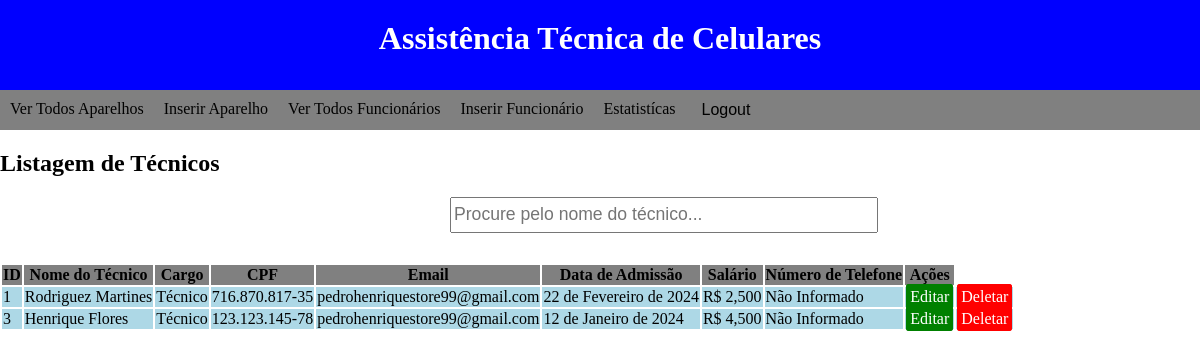
The page /list_technicals/ (signed in) on the database its author committed.
### technicals/models.py (models this page shows, shortened)
class Technicals(models.Model):
    name = models.CharField(max_length=100)
    cpf = models.CharField(max_length=20)
    email = models.EmailField()
    admission_date = models.DateField()
    salary = models.FloatField()
    employee_position = models.CharField(choices=EMPLOYEES_POSITIONS, max_length=100)
    phone_number = models.CharField(default="Não Informado", max_length=20)

### technicals/views.py (the view)
# urls.py: path("list_technicals/", ListTechnicalsView.as_view(), name='list_technicals'),
class ListTechnicalsView(LoginRequiredMixin, OnlyAdminMixin, ListView):
    template_name = "list_technicals.html"
    model = Technicals
    def get_queryset(self):
        queryset = super().get_queryset()
        search = self.request.GET.get("search", "")
        if search:
            queryset = queryset.filter(name__icontains=search)
            return queryset
        return queryset

### technicals/mixins.py (called while the page is built)
    @method_decorator(user_passes_test(lambda user: user.is_staff, login_url=reverse_lazy('only_admin')))
    def dispatch(self, *args, **kwargs):
        return super().dispatch(*args, **kwargs)

### technicals/templates/list_technicals.html
{% extends 'base.html' %}
{% load static %}
{% block styles %}
    <link rel="stylesheet" type="text/css" href="{% static 'css/base.css' %}">
    <link rel="stylesheet" type="text/css" href="{% static 'css/list_devices.css' %}">
{% endblock %}
{% block content %}
    <h2>Listagem de Técnicos</h2>
    <form class="search_form" method="get">
        <input name="search" placeholder="Procure pelo nome do técnico...">
    </form>
    <table>
        <thead>
            <tr>
                <th>ID</th>
                <th>Nome do Técnico</th>
                <th>Cargo</th>
                <th>CPF</th>
                <th>Email</th>
                <th>Data de Admissão</th>
                <th>Salário</th>
                <th>Número de Telefone</th>
                <th>Ações</th>
            </tr>
        </thead>
        <tbody>
            {% for technical in object_list %}
                <tr>
                    <td>{{ technical.id }}</td>
                    <td>{{ technical.name }}</td>
                    <td>{{ technical.employee_position }}</td>
                    <td>{{ technical.cpf }}</td>
                    <td>{{ technical.email }}</td>
                    <td>{{ technical.admission_date }}</td>
                    <td>R$ {{ technical.salary|floatformat:3 }}</td>
                    <td>{{ technical.phone_number }}</td>
                    <td><a href="{% url 'update_technical' technical.pk %}" class="edit-btn">Editar</a></td>
                    <td><a href="{% url 'delete_technical' technical.pk %}" class="delete-btn">Deletar</a></td>
                </tr>
            {% endfor %}
        </tbody>
    </table>
{% endblock %}

### static/css/base.css (style rules this page uses)
body { margin: 0; }
a { text-decoration: none; color: black; }

### static/css/list_devices.css (style rules this page uses)
.edit-btn { background-color: green; color: white; border: 2px solid green; border-radius: 3px; padding: 2px; }
.delete-btn { background-color: red; color: white; border: 2px solid red; border-radius: 3px; padding: 2px; }
td { background: lightblue; }
th { background: grey; }
.search_form input { height: 30px; width: 420px; font-size: 1.1rem; }
.search_form { margin-left: 450px; margin-bottom: 30px; }

### rows shown on the page
Technicals: id "1", name "Rodriguez Martines", employee_position "Técnico", cpf "716.870.817-35", email "pedrohenriquestore99@gmail.com", admission_date "22 de Fevereiro de 2024", salary "2,500", phone_number "Não Informado"
Technicals: id "3", name "Henrique Flores", employee_position "Técnico", cpf "123.123.145-78", email "pedrohenriquestore99@gmail.com", admission_date "12 de Janeiro de 2024", salary "4,500", phone_number "Não Informado"
